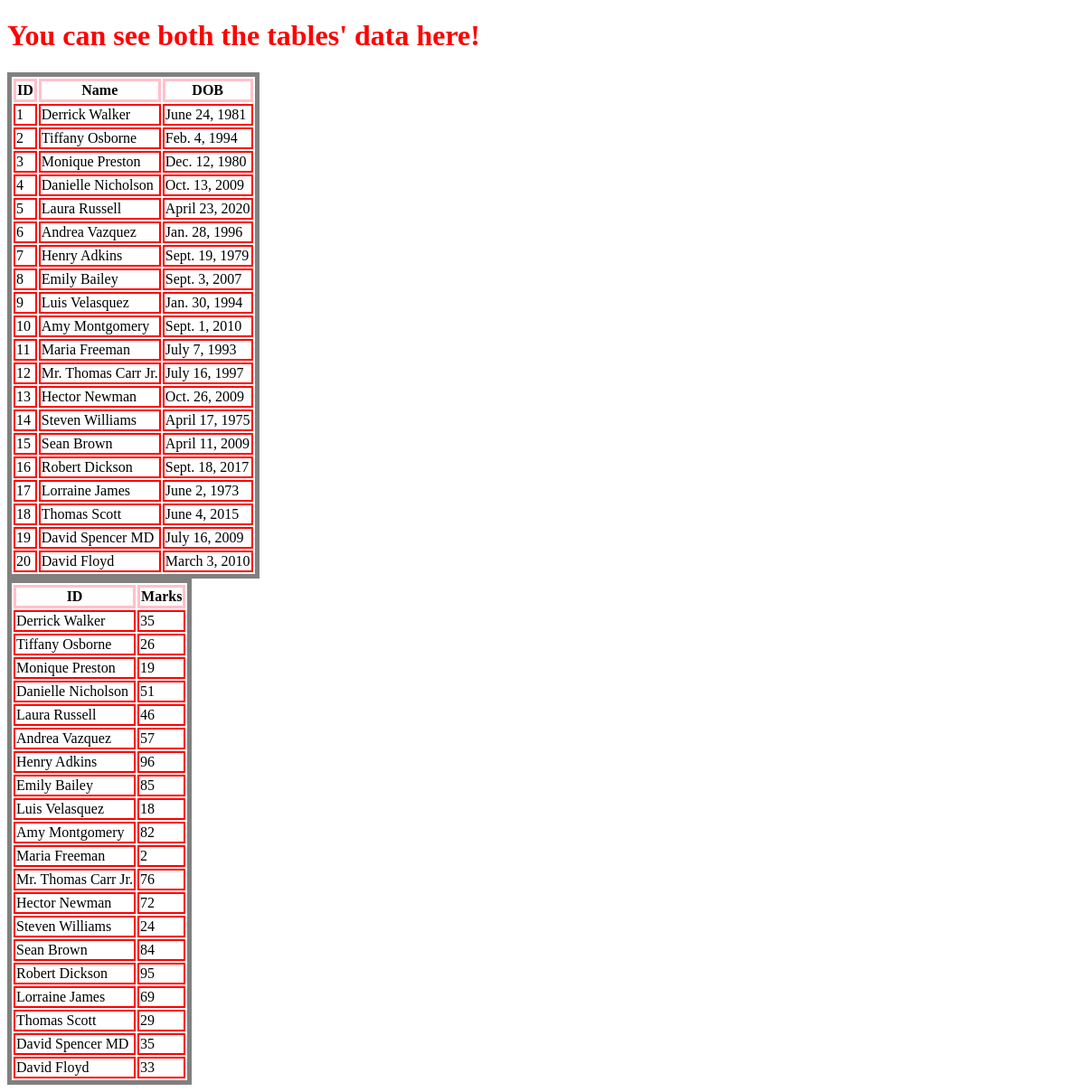
Page /learn_app/data on the committed database.
### learn_app/models.py (models this page shows)
class Kid(models.Model):
    id=models.IntegerField(primary_key=True)
    name=models.CharField(max_length=50,unique=True)
    dob=models.DateField()
    def __str__(self):
        return self.name

class Student(models.Model):
    roll_no=models.ForeignKey(Kid,on_delete=models.CASCADE)
    marks=models.IntegerField()

### learn_app/views.py (the view)
# urls.py: path('data',views.data),
def data(request):
    kid_list=Kid.objects.all()
    stu_list=Student.objects.all()
    sch_dict={'kids':kid_list,'stu':stu_list}
    return render(request,'learn_app/data.html',context=sch_dict)

### templates/learn_app/data.html (shortened to what this page needs)
<!DOCTYPE html>
{% load static %}
<html lang="en" dir="ltr">
  <head>
    <link rel="stylesheet" href="{% static "learn_app/css/style2.css" %}">
  </head>
  <body>
    <h1>You can see both the tables' data here!</h1>
    <table>
      <thead>
        <th>ID</th>
        <th>Name</th>
        <th>DOB</th>
      </thead>
      {% for k in kids %}
      <tr>
        <td>{{ k.id }}</td>
        <td>{{ k.name }}</td>
        <td>{{ k.dob }}</td>
      </tr>
      {% endfor %}
    </table>
    <table>
      <thead>
        <th>ID</th>
        <th>Marks</th>
      </thead>
      {% for s in stu %}
      <tr>
        <td>{{ s.roll_no }}</td>
        <td>{{ s.marks }}</td>
      </tr>
      {% endfor %}
    </table>
  </body>
</html>

### static/learn_app/css/style2.css (style rules this page uses)
table { border: 5px solid grey; }
td { border: 2px solid red; }
tr { border: 3px solid green; }
thead { border: 4px solid orange; }
th { border: 3px solid pink; }
h1 { color: red; }

### rows in the picture
Kid: id "1", name "Derrick Walker", dob "June 24, 1981"
Kid: id "2", name "Tiffany Osborne", dob "Feb. 4, 1994"
Kid: id "3", name "Monique Preston", dob "Dec. 12, 1980"
Kid: id "4", name "Danielle Nicholson", dob "Oct. 13, 2009"
Kid: id "5", name "Laura Russell", dob "April 23, 2020"
Kid: id "6", name "Andrea Vazquez", dob "Jan. 28, 1996"
Kid: id "7", name "Henry Adkins", dob "Sept. 19, 1979"
Kid: id "8", name "Emily Bailey", dob "Sept. 3, 2007"
Kid: id "9", name "Luis Velasquez", dob "Jan. 30, 1994"
Kid: id "10", name "Amy Montgomery", dob "Sept. 1, 2010"
Kid: id "11", name "Maria Freeman", dob "July 7, 1993"
Kid: id "12", name "Mr. Thomas Carr Jr.", dob "July 16, 1997"
Kid: id "13", name "Hector Newman", dob "Oct. 26, 2009"
Kid: id "14", name "Steven Williams", dob "April 17, 1975"
Kid: id "15", name "Sean Brown", dob "April 11, 2009"
Kid: id "16", name "Robert Dickson", dob "Sept. 18, 2017"
Kid: id "17", name "Lorraine James", dob "June 2, 1973"
Kid: id "18", name "Thomas Scott", dob "June 4, 2015"
Kid: id "19", name "David Spencer MD", dob "July 16, 2009"
Kid: id "20", name "David Floyd", dob "March 3, 2010"
Student: roll_no "Derrick Walker", marks "35"
Student: roll_no "Tiffany Osborne", marks "26"
Student: roll_no "Monique Preston", marks "19"
Student: roll_no "Danielle Nicholson", marks "51"
Student: roll_no "Laura Russell", marks "46"
Student: roll_no "Andrea Vazquez", marks "57"
Student: roll_no "Henry Adkins", marks "96"
Student: roll_no "Emily Bailey", marks "85"
Student: roll_no "Luis Velasquez", marks "18"
Student: roll_no "Amy Montgomery", marks "82"
Student: roll_no "Maria Freeman", marks "2"
Student: roll_no "Mr. Thomas Carr Jr.", marks "76"
Student: roll_no "Hector Newman", marks "72"
Student: roll_no "Steven Williams", marks "24"
Student: roll_no "Sean Brown", marks "84"
Student: roll_no "Robert Dickson", marks "95"
Student: roll_no "Lorraine James", marks "69"
Student: roll_no "Thomas Scott", marks "29"
Student: roll_no "David Spencer MD", marks "35"
Student: roll_no "David Floyd", marks "33"
